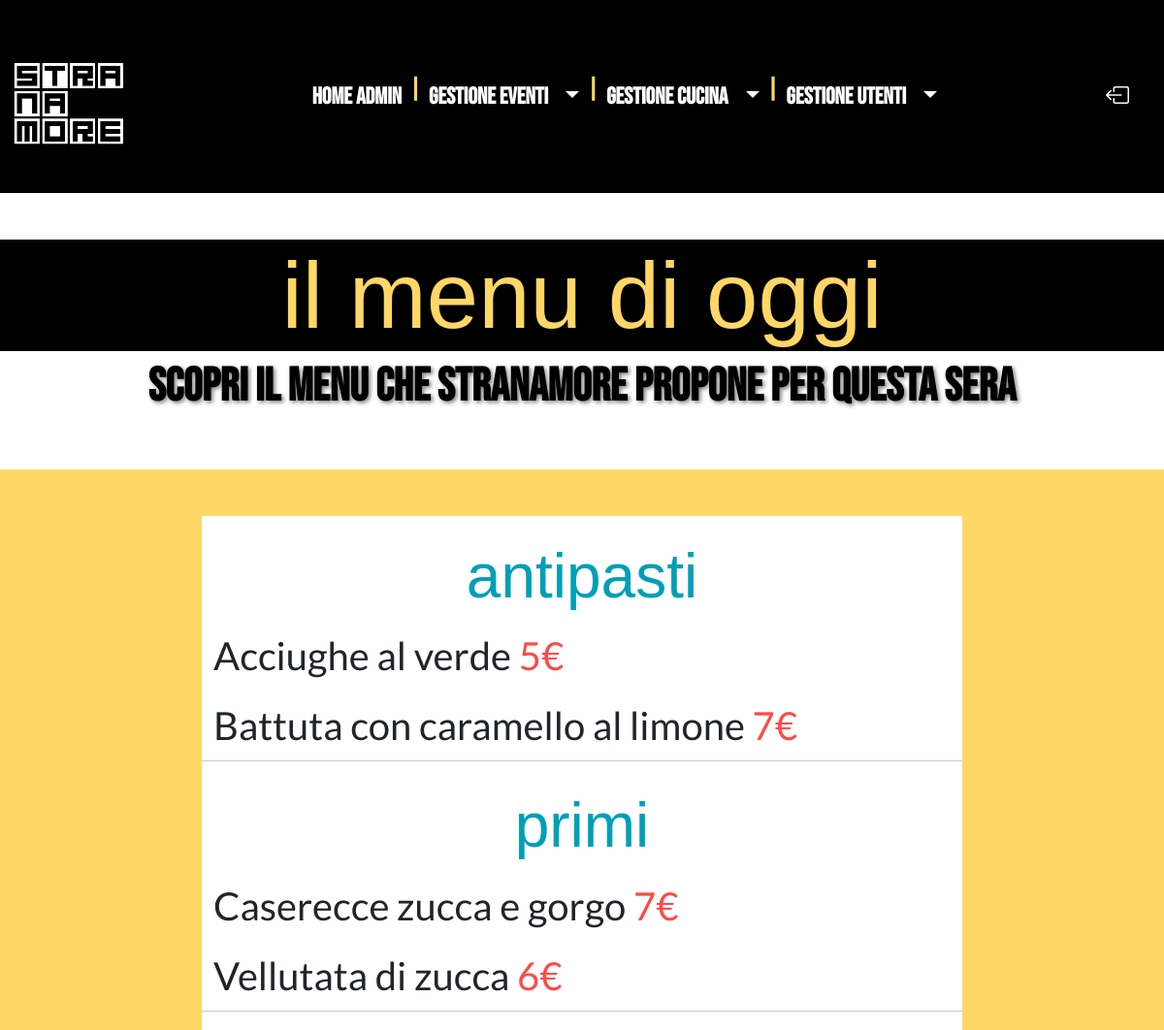
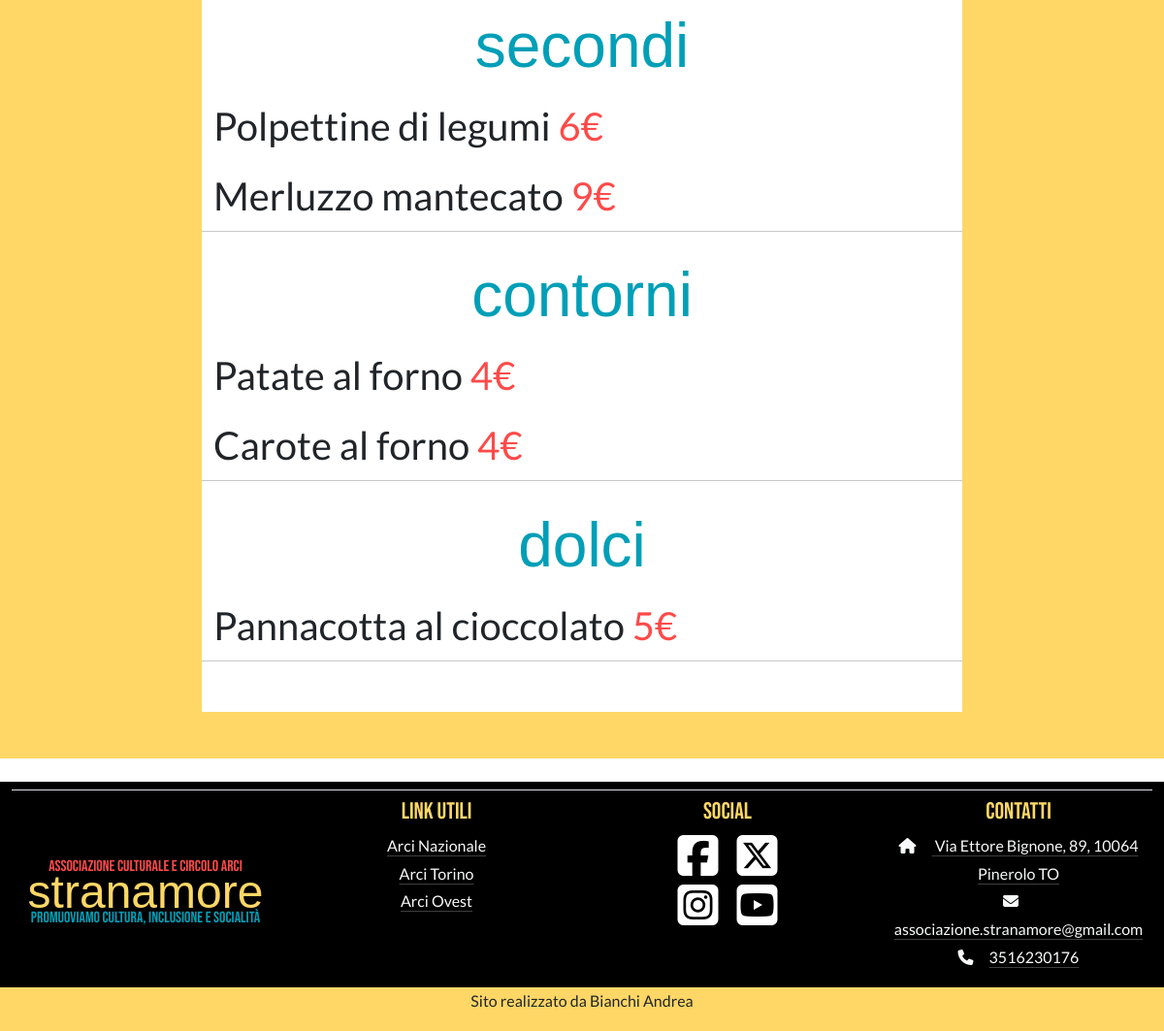
Page /la_cucina.php (signed in) on the committed database (2 pictures, top to bottom).
### tables this page shows
CREATE TABLE `menuCucina` (
  `idPiatto` int(11) NOT NULL,
  `nomePiatto` varchar(90) NOT NULL,
  `descrizionePiatto` text NOT NULL,
  `categoriaPiatto` varchar(40) NOT NULL,
  `prezzoPiatto` float NOT NULL,
  `cuoco` varchar(40) NOT NULL,
  `disponibilitaPiatto` tinyint(1) NOT NULL,
  `dataInserimento` date NOT NULL
);

### includes/functionHTML.php (the view, shortened to what this page needs)
      <?php
function generaMenu($disponibilitaPiatto) {
  $listaPiattiDisponibili = piattiInArray($disponibilitaPiatto);
  $categorie = contaCategoriePiatti($disponibilitaPiatto);
  $categorieOrdinate = [
    'antipasti' => "antipasti",
    'primi' => "primi",
    'secondi' => "secondi",
    'contorni' => "contorni",
    'dolci' => "dolci"
  ];
  foreach ($categorieOrdinate as $categoria => $titolo) {
    if ($categorie[$categoria] > 0) { ?>
      <h3 class='fontTipoPiattiMenu text-center'><?= $titolo ?></h3>
      <?php
      foreach ($listaPiattiDisponibili as $piatto) {
        if ($piatto['categoriaPiatto'] == $categoria) { ?>
          <p class='fontNomePiatto pb-0 mb-0 pl-5 ml-5 mr-5'>
            <?= $piatto['nomePiatto'] ?>
            <span class='fontPrezzoPiatto ml-3'>
              <?= $piatto['prezzoPiatto'] ?>€
            </span>
          </p>
          <?php
        }
      } ?>
      <br><hr><br>
      <?php
    }
  }
}
  $listaPiattiDisponibili = piattiInArray($disponbilitaPiatto); ?>

### CSS/base_css.css (style rules this page uses)
:root { --rossoStrana: #fe4a49; --gialloStrana: #fed766; --azzurroStrana: #009fb7; --neroStrana: #000000; --biancoStrana: #ffffff; }
body { display: flex; flex-direction: column; min-height: 100vh; }

### rows in the picture
menucucina: nomePiatto "Acciughe al verde", prezzoPiatto "5"
menucucina: nomePiatto "Battuta con caramello al limone", prezzoPiatto "7"
menucucina: nomePiatto "Caserecce zucca e gorgo", prezzoPiatto "7"
menucucina: nomePiatto "Vellutata di zucca", prezzoPiatto "6"
menucucina: nomePiatto "Polpettine di legumi", prezzoPiatto "6"
menucucina: nomePiatto "Merluzzo mantecato", prezzoPiatto "9"
menucucina: nomePiatto "Patate al forno", prezzoPiatto "4"
menucucina: nomePiatto "Carote al forno", prezzoPiatto "4"
menucucina: nomePiatto "Pannacotta al cioccolato", prezzoPiatto "5"

### other values in the picture
$titolo "antipasti"
$titolo "primi"
$titolo "secondi"
$titolo "contorni"
$titolo "dolci"
$testoLink "Arci Nazionale"
$testoLink "Arci Torino"
$testoLink "Arci Ovest"
